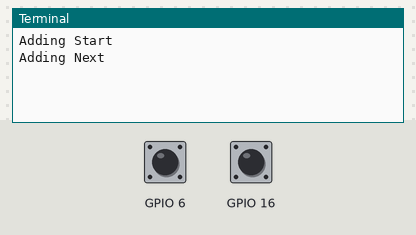
Simulated run of this program. Board: Raspberry Pi (BCM pin numbers). Shown: the last lines printed to the terminal. The test bench sets the inputs (shaded band); at power-on: GPIO 6 HIGH, GPIO 16 LOW. Threads take turns every 2 ms; the clock reads 2024-03-15 10:24:30 at power-on unless the program sets it.

Above: at 1.2 s.
1.3 s: GPIO 6 pulled LOW for 0.15 s
At 2.6 s:
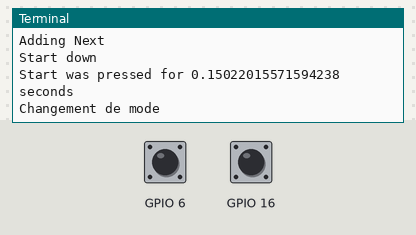
2.9 s: GPIO 16 pulled HIGH for 0.15 s
At 3.9 s:
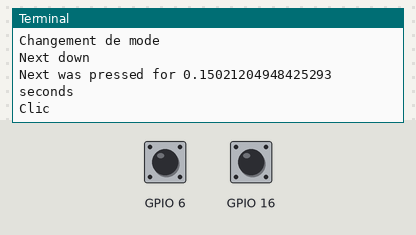

Measured:
- after the input at 1.3 s, the terminal: prints a new line at once (image 1)
- after the input at 2.9 s, the terminal: prints a new line at once (image 2)

The program:

POC.py
```python
import time
import threading
from gpiozero import Button


class SkrabbleButton(Button):
    def __init__(self, name, pin, on_click, on_press, pull_up=True, threshold=2):
        super().__init__(pin, pull_up=pull_up)
        self.name = name
        self._threshold = threshold
        self._on_click = on_click
        self._on_press = on_press

    def wait_for_press(self):
        super().wait_for_press()
        begin = time.time()
        print(f'{self.name} down')
        super().wait_for_release()
        press_duration = time.time() - begin
        print(f'{self.name} was pressed for {press_duration} seconds')

        if press_duration < self._threshold:
            self._on_click()
        else:
            self._on_press()

    def get_thread(self):
        print(f'Adding {self.name}')
        return threading.Thread(target=self.wait_for_press)


start_button = SkrabbleButton("Start", 6, lambda: print('Changement de mode'),
                              lambda: print('Changement de mode (appui long)'))
next_button = SkrabbleButton("Next", 16, lambda: print('Clic'), lambda: print('Press'), pull_up=False)


class ButtonHandler:
    def __init__(self, *args):
        self._buttons = args

    def wait_any(self):
        threads = []

        for button in self._buttons:
            threads.append(button.get_thread())
            threads[-1].start()

        while True:
            for (index, t) in enumerate(threads):
                if not t.is_alive:
                    print(f'Restarting {self._buttons[index].name}')
                    threads[index] = self._buttons[index].get_thread()
                    threads[index].start()


Handler = ButtonHandler(start_button, next_button)
Handler.wait_any()
```
